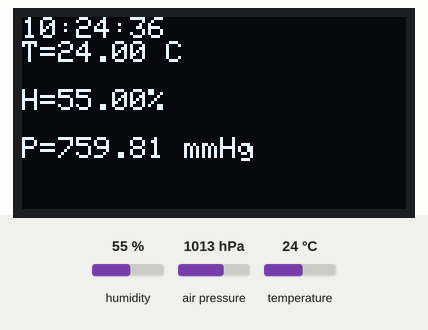
Simulated run of this sketch. Board: ESP8266 (NodeMCU). Shown: 128×64 one-colour display. Inputs (shaded band) come from the test bench; at power-on: humidity 55 %, air pressure 1013 hPa, temperature 24 °C. WiFi joins after 1.5 s; servers stay silent unless stated; the local clock reads 2024-03-15 10:24:30 at power-on unless the sketch sets it; no MQTT or app messages arrive unless stated; what the sketch prints to the serial monitor is not drawn.

Above: at 7.9 s.
8.0 s: humidity set to 22 %
At 13.1 s:
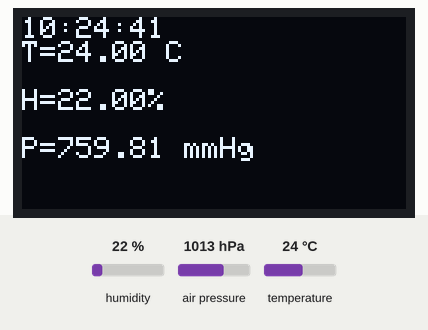
18.3 s: air pressure set to 952 hPa
At 23.1 s:
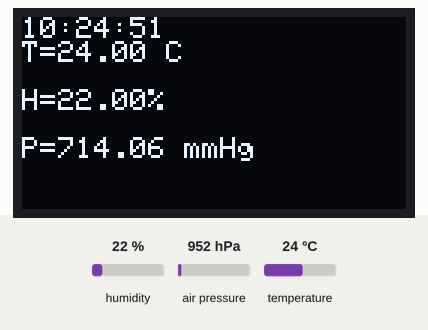
28.3 s: temperature set to 12 °C
At 33.1 s:
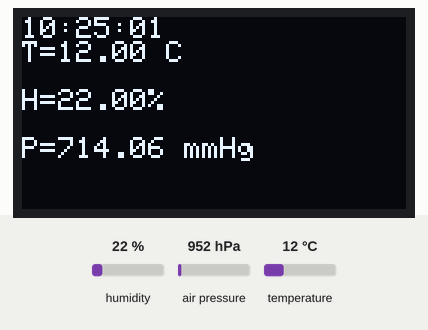
38.4 s: air pressure set to 975 hPa
At 43.1 s:
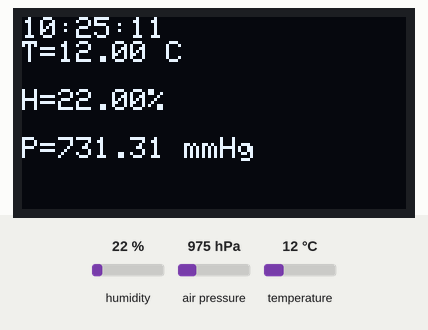
48.4 s: humidity set to 40 %
At 53.1 s:
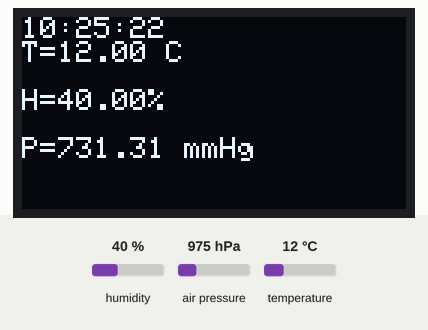
58.5 s: air pressure set to 1000 hPa
At 63.1 s:
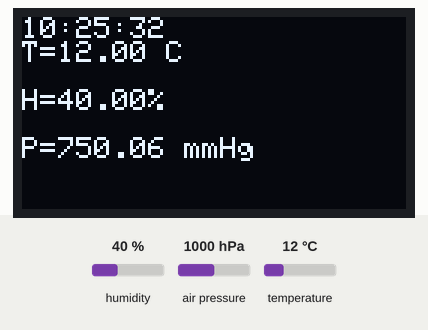
Timing chart, 0 to 64.6 s (numbered marks = the images above; inputs shaded):
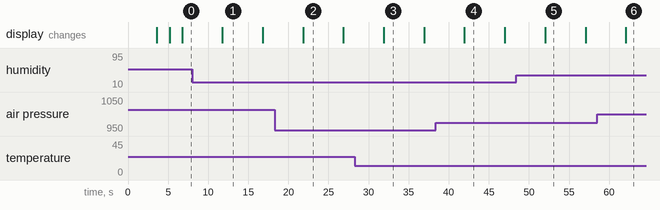

The sketch:

esp_weather.ino
```cpp
#include "Config.h"
#include "WIFI.h"
#include "MQTT.h"
#include "Disp.h"
#include "RTClib.h"
#include <Wire.h>
#include <Adafruit_BMP085.h>
#include <DHT.h>
#include <NTPClient.h>
#include <WiFiUdp.h>

#define DHTTYPE DHT21

DHT dht(DHTPIN, DHTTYPE);
RTC_DS1307 rtc;
Adafruit_BMP085 bmp;
WiFiUDP ntpUDP;
NTPClient timeClient(ntpUDP, "pool.ntp.org", utcOffsetInSeconds);

float temp;
float humd;
float pres;

void setup(void){
  Serial.begin(9600);
  Display_init();
  WIFI_init(false);

  mqtt_cli.setServer(mqtt_broker, mqtt_port);
  mqtt_cli.setBufferSize(2048);
  mqtt_cli.setCallback(callback);
  MQTT_init();

  WiFi.begin(ssidCLI, passwordCLI);
  dht.begin();
  if (!rtc.begin()) {
    printMessage("RTC not\nfind");
    while(1) {}
  }
  if (!rtc.isrunning()) {
    printMessage("RTC not\nrunning");
    timeClient.begin();
    timeClient.update();
    time_t rawtime = timeClient.getEpochTime();
    struct tm * ti;
    ti = localtime (&rawtime);

    uint16_t year = ti->tm_year + 1900;
    uint8_t month = ti->tm_mon + 1;
    uint8_t day = ti->tm_mday;
    uint8_t hours = ti->tm_hour;
    uint8_t minutes = ti->tm_min;
    uint8_t seconds = ti->tm_sec;
    rtc.adjust(DateTime(year, month, day, hours, minutes, seconds));
  }
  if (!bmp.begin()) {
    printMessage("Could\nnot find\nBMP180");
    while(1) {}
  }
}

void loop(void){
  if (!mqtt_cli.connected()) {
    MQTT_init();
  }
  mqtt_cli.loop();

  temp = dht.readTemperature();
  humd = dht.readHumidity();
  pres = bmp.readPressure()  * 0.00750062;

  String t = "T=" + String(temp) + " C\n";
  String h = "H=" + String(humd) + "%\n";
  String p = "P=" + String(pres) + " mmHg";

  DateTime now = rtc.now();
  char data2server[] = "DD/MM/YYYY-hh:mm:ss";
  char data2display[] = "hh:mm:ss";
  now.toString(data2server);
  now.toString(data2display);

  String result2server = String(data2server) + "|" + temp + "|" + humd + "|" + pres;
  String result2display = String(data2display) + "\n" + t + "\n" + h + "\n" + p;

  mqtt_cli.publish("isu/iot/meteo", result2server.c_str());
  display.clearDisplay();
  display.setCursor(0,0);
  display.println(result2display);
  display.display();
  delay(5000);
}
```

Disp.h
```cpp
#pragma once

#include <Wire.h>
#include <Adafruit_SSD1306.h>

Adafruit_SSD1306 display(OLED_RESET);

void printWelcomMessage();

void Display_init() {
  display.begin(SSD1306_SWITCHCAPVCC, 0x3C);
  display.setTextSize(1);
  display.setTextColor(WHITE);
  printWelcomMessage();
}

void printWelcomMessage() {
  display.clearDisplay();
  display.setCursor(12,18);
  display.println("Project");
  display.setCursor(32,28);
  display.println("METEO");
  display.display();
  delay(2000);
}

void printMessage(String msg) {
  display.clearDisplay();
  display.setCursor(0,18);
  display.println(msg);
  display.display();
  delay(1500);
}
```

MQTT.h
```cpp
#include <PubSubClient.h>
#include "Disp.h"

PubSubClient mqtt_cli(wifiClient);

void callback(char *topic, byte *payload, unsigned int length) {
    Serial.print("Message arrived in topic: ");
    Serial.println(topic);
    if (strcmp(topic, "esp/weather") == 0) {
      Serial.println("connect!");
    }
    Serial.println("-----------------------");
}

void MQTT_init(){
  while (!mqtt_cli.connected()) {
      String client_id = "esp8266-" + String(WiFi.macAddress());
      Serial.print("The client " + client_id);
      Serial.println(" connects to the public mqtt broker\n");
      if (mqtt_cli.connect(client_id.c_str())){
          Serial.println("MQTT Connected");
          printMessage("MQTT\nConnected");
      } else {
          Serial.print("failed with state ");
          Serial.println(mqtt_cli.state());
          delay(2000);
      }
  }
}
```

WIFI.h
```cpp
#include <ESP8266WiFi.h>
#include <WiFiClient.h>
#include <ESP8266WiFiMulti.h>
#include "Disp.h"

ESP8266WiFiMulti wifiMulti;
WiFiClient wifiClient;

String ip = "(IP unset)";

String id(){

  uint8_t mac[WL_MAC_ADDR_LENGTH];
  WiFi.softAPmacAddress(mac);
  String macID = String(mac[WL_MAC_ADDR_LENGTH - 2], HEX) + String(mac[WL_MAC_ADDR_LENGTH - 1], HEX);
  macID.toUpperCase();
  return macID;
}

bool StartAPMode() {
  Serial.println("Try WiFi in AP mode with name: "+ ssidAP + " " + id());
  IPAddress apIP(192, 168, 4, 1);
  WiFi.disconnect();
  WiFi.mode(WIFI_AP);
  WiFi.softAPConfig(apIP, apIP, IPAddress(255, 255, 255, 0));
  WiFi.softAP((ssidAP + " " + id()).c_str(), passwordAP.c_str());
  Serial.println("");
  Serial.println("WiFi up in AP mode with name: "+ ssidAP + " " + id());
  return true;
}

void StartCLIMode() {

  Serial.println("Try WiFi in CLIENT mode ");
  wifiMulti.addAP(ssidCLI, passwordCLI);
  //it is possible to add more networks to connect
  while(wifiMulti.run() != WL_CONNECTED) {
       printMessage("Connecting...");
  }
  Serial.println("WiFi in CLIENT mode ");
}

void WIFI_init(bool mode_ap) {
    if (mode_ap) {
      StartAPMode();
      ip = WiFi.softAPIP().toString();
    } else {
      StartCLIMode();
      ip = WiFi.localIP().toString();
      printMessage("WIFI\nConnected");
    }
    Serial.println("IP address: ");
    Serial.println(ip);
}
```

Config.h
```cpp
String ssidAP = "ESP_WIFI"; // имя контроллера и точки доступа
String passwordAP = "ESP8266123"; // пароль точки доступа

//char* ssidCLI = "YOUR_SSID"; // имя контроллера и точки доступа
//char* passwordCLI = "YOUR_PASS"; // пароль точки доступа

//char* ssidCLI = "mx3";
//char* passwordCLI = "9021717614";

char* ssidCLI = "meteo";
char* passwordCLI = "meteo2022";

const long utcOffsetInSeconds = 28800;

char* mqtt_broker = "broker.emqx.io";

const int mqtt_port = 1883;

const int OLED_RESET = 0;

const int DHTPIN = 14;
```

Measured:
- what the display in image 1 shows lasts 5.0 s, from 11.8 s to 16.8 s
